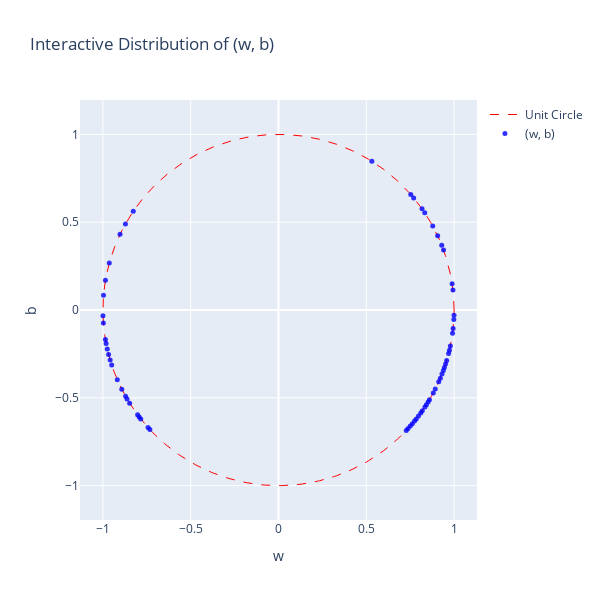

Source (notebook cell):
### Code cell
plot_parameters_on_circle_interactive(my_model)

### Figure 1 — Plotly figure (JSON) as saved in the notebook; plotly's stock layout.template omitted (floating-point values rounded to 4 significant figures; data arrays with more than 128 entries replaced by an {"elided": "..."} marker saying what was removed)
{"data": [{"line": {"color": "red", "dash": "dash", "width": 1}, "mode": "lines", "name": "Unit Circle", "type": "scatter", "x": {"elided": "500 float values"}, "y": {"elided": "500 float values"}}, {"marker": {"color": "blue", "opacity": 0.8, "size": 5}, "mode": "markers", "name": "(w, b)", "type": "scatter", "x": [-0.8717, 0.5317, -0.9497, 0.9786, -0.8476, -0.9965, 0.8101, 0.9311, 0.9936, 0.9064, -0.7843, -0.9816, 0.7623, 0.8928, 0.9578, 0.8424, 0.8783, 0.8174, 0.7532, 0.9296, -0.9673, -0.9995, 0.9125, 0.9912, 0.7845, 0.9996, 0.7374, 0.9448, 0.9687, 0.8596, -0.827, -0.7324, -0.8624, -0.8923, 0.8329, -0.8021, -0.9855, -0.9179, 0.7697, 0.9888, 0.9398, -0.9585, -0.9749, -0.9973, 0.7972, 0.8814, -0.9024, 0.9216, 0.7745, 0.7503, 0.7276, 0.819, 0.9388, 0.9514, 0.8518, 0.8339, -0.9635, 0.9734, -0.8708, -0.7933, -0.9857, -0.7429, 0.9944, 0.9985], "y": [0.4901, 0.8469, -0.3131, -0.2057, -0.5306, 0.08347, -0.5862, -0.3649, 0.1132, 0.4225, -0.6204, -0.1907, -0.6472, -0.4505, -0.2875, -0.5389, 0.4781, 0.576, 0.6578, 0.3686, -0.2535, -0.03223, -0.4092, -0.1326, -0.6201, -0.02963, -0.6754, -0.3277, -0.2483, -0.5109, 0.5622, -0.6809, -0.5062, -0.4513, 0.5535, -0.5971, 0.1699, -0.3969, 0.6384, 0.149, 0.3416, -0.2852, -0.2225, -0.07381, -0.6037, -0.4723, 0.4308, -0.3881, -0.6325, -0.661, -0.686, -0.5737, -0.3446, -0.308, -0.5238, -0.552, 0.2678, -0.229, -0.4917, -0.6088, -0.1685, -0.6694, -0.1055, -0.05462]}], "layout": {"height": 600, "showlegend": true, "title": {"text": "Interactive Distribution of (w, b)"}, "width": 600, "xaxis": {"scaleanchor": "y", "scaleratio": 1, "title": {"text": "w"}}, "yaxis": {"scaleanchor": "x", "scaleratio": 1, "title": {"text": "b"}}}}
